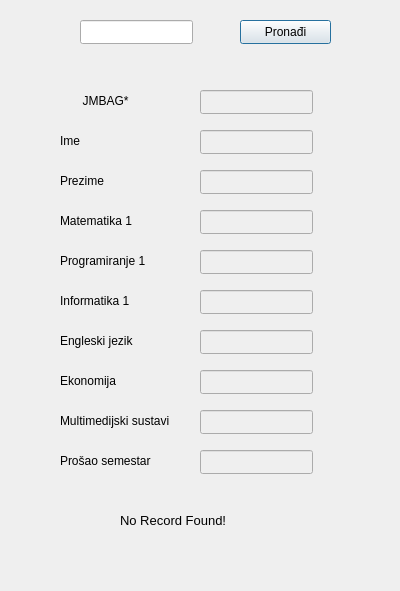
<?xml version="1.0" encoding="UTF-8"?>
<ui version="4.0">
 <class>PronadiStudent</class>
 <widget class="QDialog" name="PronadiStudent">
  <property name="geometry">
   <rect>
    <x>0</x>
    <y>0</y>
    <width>400</width>
    <height>591</height>
   </rect>
  </property>
  <property name="windowTitle">
   <string>Dialog</string>
  </property>
  <widget class="QPushButton" name="nadiBtn">
   <property name="geometry">
    <rect>
     <x>240</x>
     <y>20</y>
     <width>91</width>
     <height>24</height>
    </rect>
   </property>
   <property name="text">
    <string>Pronađi</string>
   </property>
  </widget>
  <widget class="QLineEdit" name="jmbagNadi">
   <property name="geometry">
    <rect>
     <x>80</x>
     <y>20</y>
     <width>113</width>
     <height>24</height>
    </rect>
   </property>
  </widget>
  <widget class="QLabel" name="imeLbl">
   <property name="geometry">
    <rect>
     <x>60</x>
     <y>130</y>
     <width>111</width>
     <height>21</height>
    </rect>
   </property>
   <property name="cursor">
    <cursorShape>ArrowCursor</cursorShape>
   </property>
   <property name="text">
    <string>Ime</string>
   </property>
   <property name="textFormat">
    <enum>Qt::AutoText</enum>
   </property>
   <property name="scaledContents">
    <bool>false</bool>
   </property>
   <property name="alignment">
    <set>Qt::AlignLeading|Qt::AlignLeft|Qt::AlignVCenter</set>
   </property>
   <property name="wordWrap">
    <bool>false</bool>
   </property>
   <property name="margin">
    <number>0</number>
   </property>
  </widget>
  <widget class="QLabel" name="matLbl">
   <property name="geometry">
    <rect>
     <x>60</x>
     <y>210</y>
     <width>111</width>
     <height>21</height>
    </rect>
   </property>
   <property name="cursor">
    <cursorShape>ArrowCursor</cursorShape>
   </property>
   <property name="text">
    <string>Matematika 1</string>
   </property>
   <property name="textFormat">
    <enum>Qt::AutoText</enum>
   </property>
   <property name="scaledContents">
    <bool>false</bool>
   </property>
   <property name="alignment">
    <set>Qt::AlignLeading|Qt::AlignLeft|Qt::AlignVCenter</set>
   </property>
   <property name="wordWrap">
    <bool>false</bool>
   </property>
   <property name="margin">
    <number>0</number>
   </property>
  </widget>
  <widget class="QLabel" name="engLbl">
   <property name="geometry">
    <rect>
     <x>60</x>
     <y>330</y>
     <width>111</width>
     <height>21</height>
    </rect>
   </property>
   <property name="cursor">
    <cursorShape>ArrowCursor</cursorShape>
   </property>
   <property name="text">
    <string>Engleski jezik</string>
   </property>
   <property name="textFormat">
    <enum>Qt::AutoText</enum>
   </property>
   <property name="scaledContents">
    <bool>false</bool>
   </property>
   <property name="alignment">
    <set>Qt::AlignLeading|Qt::AlignLeft|Qt::AlignVCenter</set>
   </property>
   <property name="wordWrap">
    <bool>false</bool>
   </property>
   <property name="margin">
    <number>0</number>
   </property>
  </widget>
  <widget class="QLineEdit" name="matTxt">
   <property name="enabled">
    <bool>false</bool>
   </property>
   <property name="geometry">
    <rect>
     <x>200</x>
     <y>210</y>
     <width>113</width>
     <height>24</height>
    </rect>
   </property>
  </widget>
  <widget class="QLabel" name="infLbl">
   <property name="geometry">
    <rect>
     <x>60</x>
     <y>290</y>
     <width>111</width>
     <height>21</height>
    </rect>
   </property>
   <property name="cursor">
    <cursorShape>ArrowCursor</cursorShape>
   </property>
   <property name="text">
    <string>Informatika 1</string>
   </property>
   <property name="textFormat">
    <enum>Qt::AutoText</enum>
   </property>
   <property name="scaledContents">
    <bool>false</bool>
   </property>
   <property name="alignment">
    <set>Qt::AlignLeading|Qt::AlignLeft|Qt::AlignVCenter</set>
   </property>
   <property name="wordWrap">
    <bool>false</bool>
   </property>
   <property name="margin">
    <number>0</number>
   </property>
  </widget>
  <widget class="QLabel" name="jmbagLbl">
   <property name="geometry">
    <rect>
     <x>50</x>
     <y>90</y>
     <width>111</width>
     <height>21</height>
    </rect>
   </property>
   <property name="cursor">
    <cursorShape>ArrowCursor</cursorShape>
   </property>
   <property name="text">
    <string>JMBAG*</string>
   </property>
   <property name="textFormat">
    <enum>Qt::AutoText</enum>
   </property>
   <property name="scaledContents">
    <bool>false</bool>
   </property>
   <property name="alignment">
    <set>Qt::AlignCenter</set>
   </property>
   <property name="wordWrap">
    <bool>false</bool>
   </property>
   <property name="margin">
    <number>0</number>
   </property>
  </widget>
  <widget class="QLabel" name="prezLbl">
   <property name="geometry">
    <rect>
     <x>60</x>
     <y>170</y>
     <width>111</width>
     <height>21</height>
    </rect>
   </property>
   <property name="cursor">
    <cursorShape>ArrowCursor</cursorShape>
   </property>
   <property name="text">
    <string>Prezime</string>
   </property>
   <property name="textFormat">
    <enum>Qt::AutoText</enum>
   </property>
   <property name="scaledContents">
    <bool>false</bool>
   </property>
   <property name="alignment">
    <set>Qt::AlignLeading|Qt::AlignLeft|Qt::AlignVCenter</set>
   </property>
   <property name="wordWrap">
    <bool>false</bool>
   </property>
   <property name="margin">
    <number>0</number>
   </property>
  </widget>
  <widget class="QLineEdit" name="progTxt">
   <property name="enabled">
    <bool>false</bool>
   </property>
   <property name="geometry">
    <rect>
     <x>200</x>
     <y>250</y>
     <width>113</width>
     <height>24</height>
    </rect>
   </property>
  </widget>
  <widget class="QLabel" name="prosaoLbl">
   <property name="geometry">
    <rect>
     <x>60</x>
     <y>450</y>
     <width>121</width>
     <height>21</height>
    </rect>
   </property>
   <property name="cursor">
    <cursorShape>ArrowCursor</cursorShape>
   </property>
   <property name="text">
    <string>Prošao semestar</string>
   </property>
   <property name="textFormat">
    <enum>Qt::AutoText</enum>
   </property>
   <property name="scaledContents">
    <bool>false</bool>
   </property>
   <property name="alignment">
    <set>Qt::AlignLeading|Qt::AlignLeft|Qt::AlignVCenter</set>
   </property>
   <property name="wordWrap">
    <bool>false</bool>
   </property>
   <property name="margin">
    <number>0</number>
   </property>
  </widget>
  <widget class="QLineEdit" name="infTxt">
   <property name="enabled">
    <bool>false</bool>
   </property>
   <property name="geometry">
    <rect>
     <x>200</x>
     <y>290</y>
     <width>113</width>
     <height>24</height>
    </rect>
   </property>
  </widget>
  <widget class="QLineEdit" name="ekoTxt">
   <property name="enabled">
    <bool>false</bool>
   </property>
   <property name="geometry">
    <rect>
     <x>200</x>
     <y>370</y>
     <width>113</width>
     <height>24</height>
    </rect>
   </property>
  </widget>
  <widget class="QLineEdit" name="prezTxt">
   <property name="enabled">
    <bool>false</bool>
   </property>
   <property name="geometry">
    <rect>
     <x>200</x>
     <y>170</y>
     <width>113</width>
     <height>24</height>
    </rect>
   </property>
  </widget>
  <widget class="QLabel" name="msLbl">
   <property name="geometry">
    <rect>
     <x>60</x>
     <y>410</y>
     <width>121</width>
     <height>21</height>
    </rect>
   </property>
   <property name="cursor">
    <cursorShape>ArrowCursor</cursorShape>
   </property>
   <property name="text">
    <string>Multimedijski sustavi</string>
   </property>
   <property name="textFormat">
    <enum>Qt::AutoText</enum>
   </property>
   <property name="scaledContents">
    <bool>false</bool>
   </property>
   <property name="alignment">
    <set>Qt::AlignLeading|Qt::AlignLeft|Qt::AlignVCenter</set>
   </property>
   <property name="wordWrap">
    <bool>false</bool>
   </property>
   <property name="margin">
    <number>0</number>
   </property>
  </widget>
  <widget class="QLineEdit" name="imeTxt">
   <property name="enabled">
    <bool>false</bool>
   </property>
   <property name="geometry">
    <rect>
     <x>200</x>
     <y>130</y>
     <width>113</width>
     <height>24</height>
    </rect>
   </property>
  </widget>
  <widget class="QLineEdit" name="engTxt">
   <property name="enabled">
    <bool>false</bool>
   </property>
   <property name="geometry">
    <rect>
     <x>200</x>
     <y>330</y>
     <width>113</width>
     <height>24</height>
    </rect>
   </property>
  </widget>
  <widget class="QLineEdit" name="jmbagBr">
   <property name="enabled">
    <bool>false</bool>
   </property>
   <property name="geometry">
    <rect>
     <x>200</x>
     <y>90</y>
     <width>113</width>
     <height>24</height>
    </rect>
   </property>
  </widget>
  <widget class="QLabel" name="ekoLbl">
   <property name="geometry">
    <rect>
     <x>60</x>
     <y>370</y>
     <width>111</width>
     <height>21</height>
    </rect>
   </property>
   <property name="cursor">
    <cursorShape>ArrowCursor</cursorShape>
   </property>
   <property name="text">
    <string>Ekonomija</string>
   </property>
   <property name="textFormat">
    <enum>Qt::AutoText</enum>
   </property>
   <property name="scaledContents">
    <bool>false</bool>
   </property>
   <property name="alignment">
    <set>Qt::AlignLeading|Qt::AlignLeft|Qt::AlignVCenter</set>
   </property>
   <property name="wordWrap">
    <bool>false</bool>
   </property>
   <property name="margin">
    <number>0</number>
   </property>
  </widget>
  <widget class="QLineEdit" name="msTxt">
   <property name="enabled">
    <bool>false</bool>
   </property>
   <property name="geometry">
    <rect>
     <x>200</x>
     <y>410</y>
     <width>113</width>
     <height>24</height>
    </rect>
   </property>
  </widget>
  <widget class="QLabel" name="progLbl">
   <property name="geometry">
    <rect>
     <x>60</x>
     <y>250</y>
     <width>121</width>
     <height>21</height>
    </rect>
   </property>
   <property name="cursor">
    <cursorShape>ArrowCursor</cursorShape>
   </property>
   <property name="text">
    <string>Programiranje 1</string>
   </property>
   <property name="textFormat">
    <enum>Qt::AutoText</enum>
   </property>
   <property name="scaledContents">
    <bool>false</bool>
   </property>
   <property name="alignment">
    <set>Qt::AlignLeading|Qt::AlignLeft|Qt::AlignVCenter</set>
   </property>
   <property name="wordWrap">
    <bool>false</bool>
   </property>
   <property name="margin">
    <number>0</number>
   </property>
  </widget>
  <widget class="QLineEdit" name="prosaoTxt">
   <property name="enabled">
    <bool>false</bool>
   </property>
   <property name="geometry">
    <rect>
     <x>200</x>
     <y>450</y>
     <width>113</width>
     <height>24</height>
    </rect>
   </property>
  </widget>
  <widget class="QLabel" name="dodanInfo">
   <property name="geometry">
    <rect>
     <x>120</x>
     <y>510</y>
     <width>121</width>
     <height>20</height>
    </rect>
   </property>
   <property name="font">
    <font>
     <pointsize>10</pointsize>
    </font>
   </property>
   <property name="text">
    <string>No Record Found!</string>
   </property>
  </widget>
 </widget>
 <resources/>
 <connections/>
</ui>
